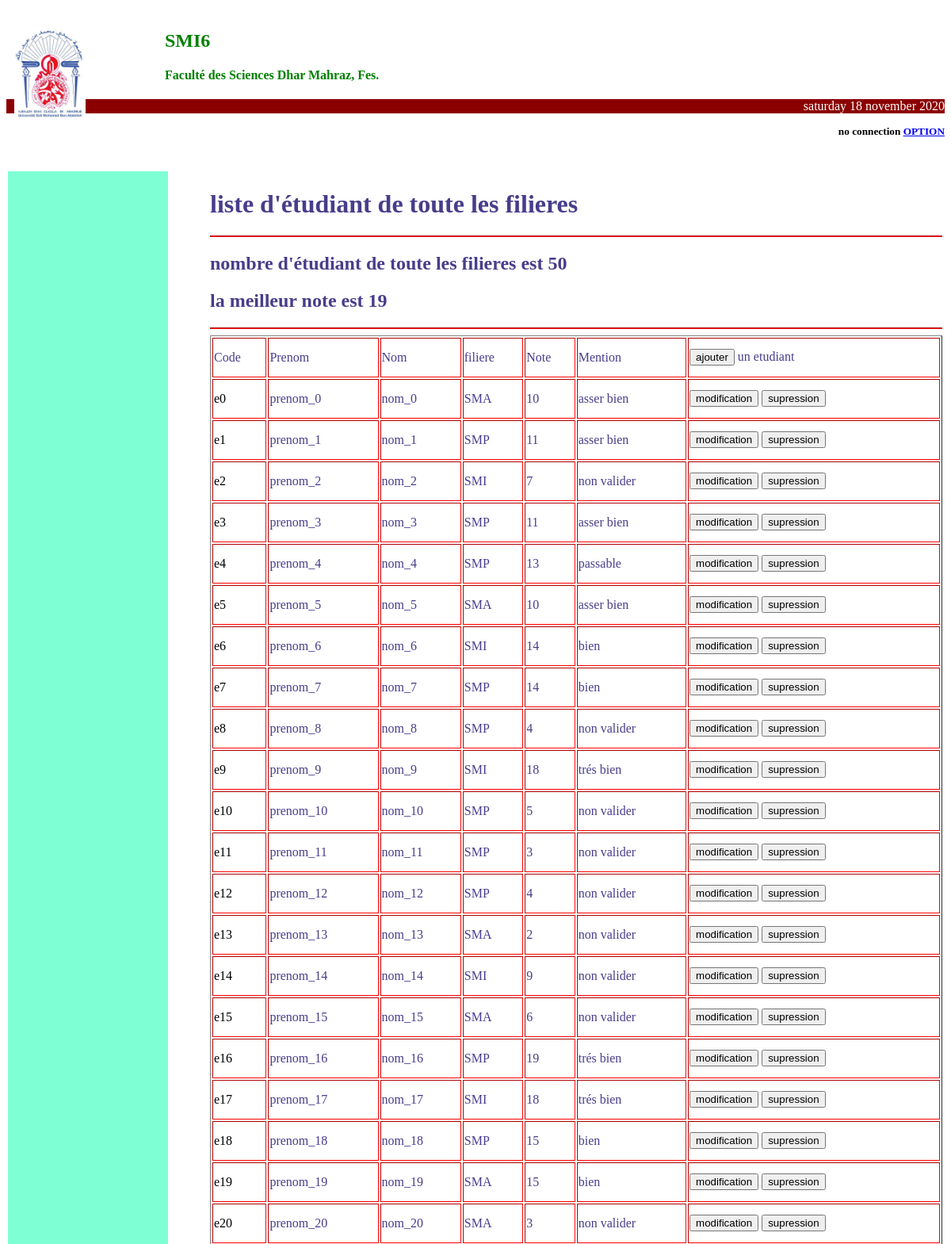
Screenshot of /index.php?action=liste (upper part) with the database file from the repository.
### tables this page shows
CREATE TABLE `etudiant` (
  `code_E` varchar(4) NOT NULL,
  `first_name` varchar(20) DEFAULT NULL,
  `last_name` varchar(20) DEFAULT NULL,
  `telephone` varchar(10) DEFAULT NULL,
  `email` varchar(40) DEFAULT NULL,
  `filiere` varchar(3) DEFAULT NULL,
  `password` varchar(13) DEFAULT NULL,
  `note` int(2) DEFAULT NULL
  );

### contolers/etudiantControler.php (called while the page is built, shortened)
<?php
function listeAction(){
	$filiere=NULL;
	$liste= getListeEtudiants($filiere);
	$e_NB= count($liste);
	$note_max= getMax($liste);
	require "views/vListe.php";
};

### models/model.php (called while the page is built, shortened)
<?php
function getMax($liste){
	if(isset($liste[0][7])){
		$MAX=$liste[0][7];
 	 	for ($i=0; $i < count($liste) ; $i++) {
 	 		if($MAX < $liste[$i][7])
 	 			$MAX=$liste[$i][7];
 	 	}
 		return $MAX;
 	}
 };
 function getMention($etudiant){
 	$note=$etudiant[7];
 	if ($note<10 && $note>=0) {
 		return "non valider";
 	}elseif ($note<12) {
 		return "asser bien";
 	}
 	elseif ($note<14) {
 		return "passable";
 	}elseif ($note<16) {
 		return "bien";
 	}elseif($note<=20) {
 		return "trés bien";
 	}elseif ($note==NULL) {
 		return "";
 	}
 	else{
 		return "la note n'est pas valable";
 	}
};
function getCn(){
	$user = 'root';
	$password = '';
	$db = 'mysql:host=localhost;dbname=SMI2020';
	try {
		$conn = new PDO($db, $user, $password);
	}
	catch (PDOException $dbex) {
		die("Erreur de connexion : " . $dbex->getMessage() );
	}
	return $conn;
};
function fetchQueryResults($sql){
	$conn=getCn();
	try{
	return $conn->query($sql)->fetchall();
	}catch (PDOException $dbex) {
		die("Erreur de connexion : " . $dbex->getMessage() );
	}
};
function getListeEtudiants($filiere){
if(isset($filiere)){
	$cleanStr=cleanString($filiere);
	return fetchQueryResults("SELECT * from etudiant  where  filiere ='$cleanStr'");
 }else{
	return fetchQueryResults("SELECT * from etudiant;");
 }
};

### views/vListe.php (the view, shortened to what this page needs)
<?php
include "haut.php";
?>
<div class="main">
	<?php if(!is_null($filiere)) { ?>
	 <h1>liste d'étudiant de la filiere <?php echo $filiere; ?></h1>
	 <hr/>
	 <h2>nombre d'étudiant de la filiere <?php echo $filiere." est ".$e_NB ?></h2>
	 <?php }else{ ?>
		 	<h1>liste d'étudiant de toute les filieres <?php echo $filiere; ?></h1>
		 	<hr/>
		 	<h2>nombre d'étudiant de toute les filieres <?php echo $filiere." est ".$e_NB ?></h2>
	 <?php }?>
	 <h2> la meilleur note est <?php echo $note_max; ?></h2>
	 <hr>
	 <table border="1" >
 	<tr>
	 		<td>Code</td>
	 		<td>Prenom</td>
	 		<td>Nom</td>
	 		<td>filiere</td>
	 		<td>Note</td>
	 		<td>Mention</td>
	 		<td> <?php echo "<a href=\"index.php?action=ajouter\"><input type=\"submit\"  value=\"ajouter\"  name=\"ajouter\"> </a>un etudiant"; ?></td>
	 	</tr>
	 	<?php
	 	foreach ($liste as $e) {
		 	echo "<tr>
		 		<td><a href=\"index.php?action=detail&codeE=".$e['code_E']."\">".$e['code_E']."</a></td>
		 		<td>".$e["first_name"]."</td>
		 		<td>".$e['last_name']."</td>
		 		<td>".strtoupper($e['filiere'])."</td>
		 		<td>".$e['note']."</td>
		 		<td>".getMention($e)."</td>
		 		<td>"."<a href=\"index.php?action=modifier&codeE=".$e['code_E']."\"><input type=\"button\"  value=\"modification\"  name=\"modification\"></a>	".
		 	"<a href=\"index.php?action=supprimer&codeE=".$e['code_E']."\"><input type=\"button\"  value=\"supression\"  name=\"supression\"></a>	"."</td>
		 	</tr>";
	 	}
	 	?>
	 </table>
<?php include "bas.php";?>

### index.php (shortened to what this page needs)
<?php
require ("models/model.php");
require ("contolers/etudiantControler.php");
try{
  $originlAction = (!empty($_GET["action"]))? $_GET["action"]: "index";
 $action= (!isset($_SESSION["user"]))? $originlAction : "verifierLogin";
switch ($action) {
case 'liste':
	listeAction();
 break;
 }
}
catch(Exception $e) {
die($e->getMessage());
}
?>

### views/haut.php (shortened to what this page needs)
<?php
function getStringWeekDay($lang,$sysWDay){
	$jours["ar"]=["الاحد","الاثنين","الثلاثاء","الاربعاع","الخميس","الجمعة","السبت"];
	$jours["fr"]=["lundi","mardi","mercredi","jeudi","vendredi","samedi","dimanche"];
	$jours["en"]=["monday","tuesday","wednednesday","thursday","friday","saturday","sunday"];
	$stringWeekgDay=$jours[$lang][$sysWDay];
  return $stringWeekgDay;
}
function getStringMonth($lang,$sysMonth){
	 $months["ar"]=["يناير","فبراير","مارس","أبريل","مايو","يونيو","يوليو","أغسطس","سبتمبر","أكتوبر","نوفمبر","ديسمبر"];
  	 $months["fr"]=["janvier","fevrier","mars","avril","mai","juin","juiller","aout","septembre","novembre","octobre","decembre"];
  	 $months["en"]=["january","february","march","april","may","june","july","august","september","november","october","december"];
   return $months[$lang][$sysMonth];
}
function getStringDate($lang){
	$sysDate=getdate();
	$stringWeekgDay=getStringWeekDay($lang,$sysDate["wday"]);
	$stringMonth=getStringMonth($lang,$sysDate["mon"]);
	if ($lang=="ar") {
	 return $sysDate["year"]." $stringWeekgDay ".$sysDate["mday"]." $stringMonth";
	}else{
		return "$stringWeekgDay ".$sysDate["mday"]." $stringMonth ".$sysDate["year"];
	}
};
if (isset($_GET['lang'])) {
		$lang=$_GET['lang']	;
}elseif(isset($_COOKIE['lang'])){
	$lang=$_COOKIE['lang'];
}else {
	$lang="en";
}
if(isset($_COOKIE['bgClr'])){
	   $bgcolor=$_COOKIE['bgClr'];
}else{
	$bgcolor="";
}
if(isset($_COOKIE['sideBgClr'])){
	   $sideBgcolor=$_COOKIE['sideBgClr'];
}else{
	$sideBgcolor="";
}
?>
<!DOCTYPE html>
<html>
<head>
	<link rel="stylesheet" type="text/css" href="public/css/css.css">
</head>
<body>
	<div class ="header" id="header">
		<section class="headercontent">
			<div class="leftside">
				<img src="public/images/images.jpg" >
				<div class="title" 	>
					<h2>SMI6</h2>
					<h4>Faculté des Sciences Dhar Mahraz, Fes.</h4>
				</div>
				<div class="date"  align="right">
					<?php echo getStringDate($lang); ?>
				</div>
			</div>
		</section>
	</div>
<br/>
	<div class="userdata">
		 <h5 align="right">
		 	<?php
			if(isset($_SESSION["login"])){?>vous etes connecter avec le compte <?php echo strtoupper($_SESSION["login"]);?> <a href="index.php?action=deconnect">Disconnect</a> <?php }else{?>no connection<?php }?>
			<a href="index.php?action=option">OPTION</a></h5>
	 </div>
<br/>
	<table>
	 <tr class="maintr" >
	  <td class="side"<?php echo "style=\"background-color:".$sideBgcolor.";\"> ";?>
  	  </td>
      <td <?php echo "style=\"background-color:".$bgcolor.";\" ";?>>

### views/bas.php (shortened to what this page needs)
</td>
</tr>
</table>
</body>
</html>

### public/css/css.css (style rules this page uses)
table { width: 100%; }
td { background-color: white; border-color: red; }
hr { border-color: red; }
.main { min-height: 200px; }
.main tr { height: 50px; }
.side { width: 200px; background-color: #7FFFD4; }
.main { font-family: times roman; color: #483D8B; height: 100%; margin-left: 50px }
.date { background-color: #8B0000; min-height: : 10px; color:white; }
.title { margin-left: 200px; }
.main a { color: black; text-decoration-line: none; }
.header { background-color: white; color: green; position: relative; width: 100%; padding-top:10px; padding-bottom:10px; height: 90px }
.header .headercontent { width: 100%; margin: left; }
img { min-height: 100px; width: 90px; float: left; margin-right: 3px; margin-left: 10px; background-color: white ; }

### rows the page displays
etudiant: note "19", code_E "e16", first_name "prenom_16", last_name "nom_16", filiere "SMP", note "trés bien"
etudiant: code_E "e0", first_name "prenom_0", last_name "nom_0", filiere "SMA", note "10", note "asser bien"
etudiant: code_E "e1", first_name "prenom_1", last_name "nom_1", filiere "SMP", note "11", note "asser bien"
etudiant: code_E "e2", first_name "prenom_2", last_name "nom_2", filiere "SMI", note "7", note "non valider"
etudiant: code_E "e3", first_name "prenom_3", last_name "nom_3", filiere "SMP", note "11", note "asser bien"
etudiant: code_E "e4", first_name "prenom_4", last_name "nom_4", filiere "SMP", note "13", note "passable"
etudiant: code_E "e5", first_name "prenom_5", last_name "nom_5", filiere "SMA", note "10", note "asser bien"
etudiant: code_E "e6", first_name "prenom_6", last_name "nom_6", filiere "SMI", note "14", note "bien"
etudiant: code_E "e7", first_name "prenom_7", last_name "nom_7", filiere "SMP", note "14", note "bien"
etudiant: code_E "e8", first_name "prenom_8", last_name "nom_8", filiere "SMP", note "4", note "non valider"
etudiant: code_E "e9", first_name "prenom_9", last_name "nom_9", filiere "SMI", note "18", note "trés bien"
etudiant: code_E "e10", first_name "prenom_10", last_name "nom_10", filiere "SMP", note "5", note "non valider"
etudiant: code_E "e11", first_name "prenom_11", last_name "nom_11", filiere "SMP", note "3", note "non valider"
etudiant: code_E "e12", first_name "prenom_12", last_name "nom_12", filiere "SMP", note "4", note "non valider"
etudiant: code_E "e13", first_name "prenom_13", last_name "nom_13", filiere "SMA", note "2", note "non valider"
etudiant: code_E "e14", first_name "prenom_14", last_name "nom_14", filiere "SMI", note "9", note "non valider"
etudiant: code_E "e15", first_name "prenom_15", last_name "nom_15", filiere "SMA", note "6", note "non valider"
etudiant: code_E "e17", first_name "prenom_17", last_name "nom_17", filiere "SMI", note "18", note "trés bien"
etudiant: code_E "e18", first_name "prenom_18", last_name "nom_18", filiere "SMP", note "15", note "bien"
etudiant: code_E "e19", first_name "prenom_19", last_name "nom_19", filiere "SMA", note "15", note "bien"
etudiant: code_E "e20", first_name "prenom_20", last_name "nom_20", filiere "SMA", note "3", note "non valider"

### other values shown
getStringDate($lang) "saturday 18 november 2020"
$e_NB "50"
